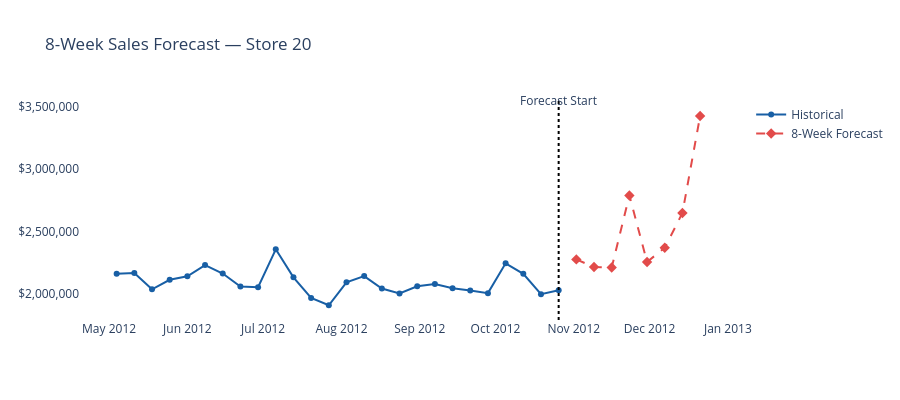

The code cell stored with this chart in its notebook:
### Markdown cell above
## 8 - week Future Sales Forecast

### Code cell
FORECAST_STORE = 20
FORECAST_WEEKS = 8

store_hist = df[df['Store'] == FORECAST_STORE].sort_values('Date').copy()

last_date = store_hist['Date'].max()
hist_sales = list(store_hist['Weekly_Sales'].values)
last_known = store_hist.iloc[-1].copy()

fc_rows = []

for w in range(1, FORECAST_WEEKS + 1):

    fd = last_date + pd.Timedelta(weeks=w)

    row = {
        'Store': FORECAST_STORE,
        'Holiday_Flag': 0,

        'Temperature': last_known['Temperature'],
        'Fuel_Price': last_known['Fuel_Price'],
        'CPI': last_known['CPI'],
        'Unemployment': last_known['Unemployment'],

        'year': fd.year,
        'month': fd.month,
        'week': int(fd.isocalendar().week),
        'week_of_year': int(fd.isocalendar().week),
        'quarter': fd.quarter,

        'is_november': int(fd.month == 11),
        'is_december': int(fd.month == 12),
        'is_q4': int(fd.month in [10, 11, 12]),
        'is_summer': int(fd.month in [6, 7, 8]),

        'pre_holiday': 0,
        'post_holiday': 0,

        'lag_1': hist_sales[-1] if len(hist_sales) >= 1 else np.nan,
        'lag_2': hist_sales[-2] if len(hist_sales) >= 2 else np.nan,
        'lag_4': hist_sales[-4] if len(hist_sales) >= 4 else np.nan,
        'lag_52': hist_sales[-52] if len(hist_sales) >= 52 else np.nan,

        'rolling_4_mean': np.mean(hist_sales[-4:]) if len(hist_sales) >= 4 else np.nan,
        'rolling_4_std': np.std(hist_sales[-4:]) if len(hist_sales) >= 4 else np.nan,
        'rolling_8_mean': np.mean(hist_sales[-8:]) if len(hist_sales) >= 8 else np.nan
    }

    # Create one-row DataFrame
    pred_df = pd.DataFrame([row])

    # Ensure the same numeric columns as training
    pred_df = pred_df.reindex(columns=X_train.columns, fill_value=0)

    pred = max(0, gb.predict(pred_df)[0])

    row['forecast_sales'] = pred
    row['Date'] = fd

    fc_rows.append(row)
    hist_sales.append(pred)

fc_df = pd.DataFrame(fc_rows)[['Date', 'forecast_sales']]

recent = store_hist.tail(26)[['Date', 'Weekly_Sales']]

fig = go.Figure()

fig.add_trace(go.Scatter(
    x=recent['Date'],
    y=recent['Weekly_Sales'],
    mode='lines+markers',
    name='Historical',
    line=dict(color='#185FA5', width=2)
))

fig.add_trace(go.Scatter(
    x=fc_df['Date'],
    y=fc_df['forecast_sales'],
    mode='lines+markers',
    name='8-Week Forecast',
    line=dict(color='#E24B4A', width=2, dash='dash'),
    marker=dict(size=8, symbol='diamond')
))

# Use add_shape instead of add_vline (avoids Timestamp compatibility issues)
fig.add_shape(
    type='line',
    x0=last_date,
    x1=last_date,
    y0=0,
    y1=1,
    xref='x',
    yref='paper',
    line=dict(color='black', dash='dot')
)

fig.add_annotation(
    x=last_date,
    y=1,
    xref='x',
    yref='paper',
    text='Forecast Start',
    showarrow=False,
    yshift=10
)

fig.update_layout(
    title=f'8-Week Sales Forecast — Store {FORECAST_STORE}',
    height=400,
    plot_bgcolor='white',
    yaxis=dict(tickformat='$,.0f'),
    hovermode='x unified'
)

fig.show()

print("\nWeek-by-week forecast:")
for _, r in fc_df.iterrows():
    print(f"{r['Date'].date()}   ${r['forecast_sales']:,.0f}")

print(f"\nTotal forecasted revenue (8 weeks): ${fc_df['forecast_sales'].sum():,.0f}")

### Figure 1 — Plotly figure (JSON) as saved in the notebook; plotly's stock layout.template omitted (floating-point values rounded to 4 significant figures)
{"data": [{"line": {"color": "#185FA5", "width": 2}, "mode": "lines+markers", "name": "Historical", "type": "scatter", "x": ["2012-05-04T00:00:00.000000000", "2012-05-11T00:00:00.000000000", "2012-05-18T00:00:00.000000000", "2012-05-25T00:00:00.000000000", "2012-06-01T00:00:00.000000000", "2012-06-08T00:00:00.000000000", "2012-06-15T00:00:00.000000000", "2012-06-22T00:00:00.000000000", "2012-06-29T00:00:00.000000000", "2012-07-06T00:00:00.000000000", "2012-07-13T00:00:00.000000000", "2012-07-20T00:00:00.000000000", "2012-07-27T00:00:00.000000000", "2012-08-03T00:00:00.000000000", "2012-08-10T00:00:00.000000000", "2012-08-17T00:00:00.000000000", "2012-08-24T00:00:00.000000000", "2012-08-31T00:00:00.000000000", "2012-09-07T00:00:00.000000000", "2012-09-14T00:00:00.000000000", "2012-09-21T00:00:00.000000000", "2012-09-28T00:00:00.000000000", "2012-10-05T00:00:00.000000000", "2012-10-12T00:00:00.000000000", "2012-10-19T00:00:00.000000000", "2012-10-26T00:00:00.000000000"], "y": [2164000.0, 2168000.0, 2039000.0, 2115000.0, 2143000.0, 2232000.0, 2165000.0, 2061000.0, 2056000.0, 2358000.0, 2135000.0, 1970000.0, 1912000.0, 2095000.0, 2144000.0, 2045000.0, 2005000.0, 2062000.0, 2081000.0, 2048000.0, 2029000.0, 2008000.0, 2246000.0, 2163000.0, 1999000.0, 2032000.0]}, {"line": {"color": "#E24B4A", "dash": "dash", "width": 2}, "marker": {"size": 8, "symbol": "diamond"}, "mode": "lines+markers", "name": "8-Week Forecast", "type": "scatter", "x": ["2012-11-02T00:00:00.000000000", "2012-11-09T00:00:00.000000000", "2012-11-16T00:00:00.000000000", "2012-11-23T00:00:00.000000000", "2012-11-30T00:00:00.000000000", "2012-12-07T00:00:00.000000000", "2012-12-14T00:00:00.000000000", "2012-12-21T00:00:00.000000000"], "y": [2277000.0, 2217000.0, 2213000.0, 2788000.0, 2257000.0, 2371000.0, 2648000.0, 3423000.0]}], "layout": {"annotations": [{"showarrow": false, "text": "Forecast Start", "x": "2012-10-26T00:00:00", "xref": "x", "y": 1, "yref": "paper", "yshift": 10}], "height": 400, "hovermode": "x unified", "plot_bgcolor": "white", "shapes": [{"line": {"color": "black", "dash": "dot"}, "type": "line", "x0": "2012-10-26T00:00:00", "x1": "2012-10-26T00:00:00", "xref": "x", "y0": 0, "y1": 1, "yref": "paper"}], "title": {"text": "8-Week Sales Forecast — Store 20"}, "yaxis": {"tickformat": "$,.0f"}}}
